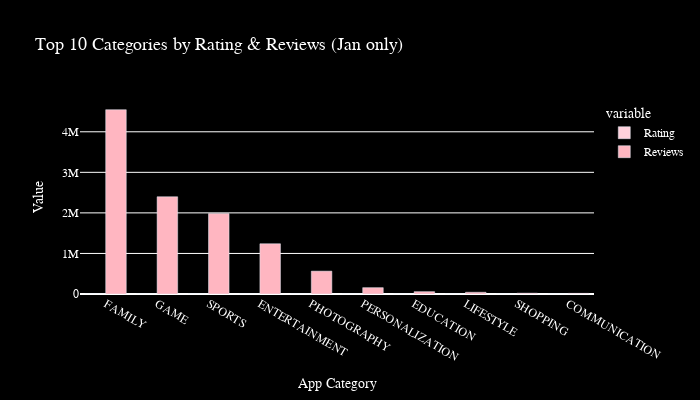
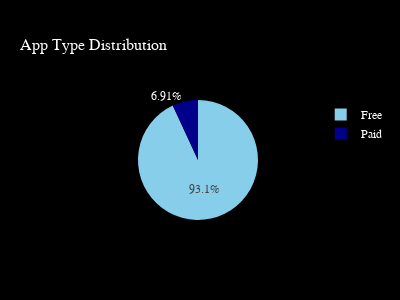
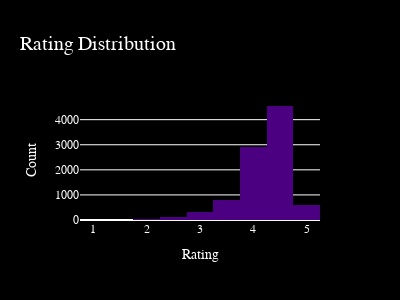

Notebook code cell kept with these figures, in order:
### Code cell
# Task 1
import pandas as pd
import numpy as np
import plotly.express as px
from datetime import datetime
import pytz
import nltk
nltk.download('vader_lexicon')
from nltk.sentiment.vader import SentimentIntensityAnalyzer


Apps_Df = pd.read_csv("Play Store Data.csv")
Review_Df = pd.read_csv("User Reviews.csv")


Apps_Df = Apps_Df.dropna(subset=['Rating'])
for column in Apps_Df.columns:
    Apps_Df[column] = Apps_Df[column].fillna(Apps_Df[column].mode()[0])

Apps_Df = Apps_Df[Apps_Df['Rating'] <= 5]
Review_Df = Review_Df.dropna(subset=['Translated_Review'])

Apps_Df['Installs'] = Apps_Df['Installs'].astype(str).str.replace(',', '').str.replace('+','', regex=False)
Apps_Df['Installs'] = pd.to_numeric(Apps_Df['Installs'], errors='coerce')
Apps_Df['Price'] = Apps_Df['Price'].astype(str).str.replace('$','', regex=False)
Apps_Df['Price'] = pd.to_numeric(Apps_Df['Price'], errors='coerce')


Merged_Df = pd.merge(Apps_Df, Review_Df, on='App', how='inner')


def convert_size(size):
    if pd.isna(size):
        return np.nan
    size = str(size)
    if 'M' in size:
        return float(size.replace('M', ''))
    elif 'K' in size:
        return float(size.replace('K', '')) / 1024
    else:
        return np.nan
Apps_Df['Size'] = Apps_Df['Size'].apply(convert_size)


Apps_Df['Reviews'] = Apps_Df['Reviews'].astype(str).str.replace(',', '')
Apps_Df['Reviews'] = pd.to_numeric(Apps_Df['Reviews'], errors='coerce')


Apps_Df['Log_installs'] = np.log1p(Apps_Df['Installs'])
Apps_Df['Log_Reviews'] = np.log1p(Apps_Df['Reviews'])

def rating_group(rating):
    if pd.isna(rating):
        return np.nan
    if rating >= 4:
        return 'Top rated app'
    elif rating >= 3:
        return 'Above average'
    elif rating >= 2:
        return 'Average'
    else:
        return 'Below average'
Apps_Df['Rating_Group'] = Apps_Df['Rating'].apply(rating_group)


Apps_Df['Revenue'] = Apps_Df['Price'] * Apps_Df['Installs']


SIA = SentimentIntensityAnalyzer()
Review_Df['sentiment_Score'] = Review_Df['Translated_Review'].apply(
    lambda x: SIA.polarity_scores(x)['compound'] if isinstance(x, str) else np.nan
)


type_counts = Apps_Df['Type'].value_counts()


Apps_Df['Last Updated'] = pd.to_datetime(Apps_Df['Last Updated'], errors='coerce')


filtered_apps = Apps_Df[
    (Apps_Df['Rating'] >= 4) &
    (Apps_Df['Size'] >= 10) &
    (Apps_Df['Last Updated'].dt.month == 1)
]


category_group = (
    filtered_apps
    .groupby('Category')
    .agg({'Rating': 'mean', 'Reviews': 'sum'})
    .sort_values('Reviews', ascending=False)
    .head(10)
)


ist = pytz.timezone('Asia/Kolkata')
now = datetime.now(ist)

if 2 <= now.hour <22:
    
    fig1 = px.bar(
        category_group.reset_index().melt(
            id_vars='Category',
            value_vars=['Rating', 'Reviews']
        ),
        x='Category',
        y='value',
        color='variable',
        barmode='group',
        title='Top 10 Categories by Rating & Reviews (Jan only)',
        color_discrete_map={'Rating':'#FFD1DC', 'Reviews':'#FFB6C1'},  # pastel pink shades
        width=700,
        height=400
    )
    fig1.update_layout(
        plot_bgcolor='black',
        paper_bgcolor='black',
        font=dict(family='Times New Roman', color='white'),
        title_font=dict(size=18, family='Times New Roman'),
        xaxis=dict(title='App Category', title_font=dict(family='Times New Roman')),
        yaxis=dict(title='Value', title_font=dict(family='Times New Roman'))
    )
    fig1.show()
else:
    print("This chart is visible only between 3 PM – 5 PM IST")

PIE_CHART = px.pie(
    values=type_counts.values,
    names=type_counts.index,
    title="App Type Distribution",
    color_discrete_sequence=['#87CEEB', '#00008B'],  # skyblue and dark blue
    width=400,
    height=300
)
PIE_CHART.update_layout(
    plot_bgcolor='black',
    paper_bgcolor='black',
    font=dict(family='Times New Roman', color='white'),
    title_font=dict(size=16, family='Times New Roman'),
    legend_font=dict(size=12, family='Times New Roman')
)
PIE_CHART.show()


HISTOGRAM = px.histogram(
    Apps_Df,
    x='Rating',
    nbins=20,
    title='Rating Distribution',
    color_discrete_sequence=['#4B0082'],  # dark violet
    width=400,
    height=300
)
HISTOGRAM.update_layout(
    plot_bgcolor='black',
    paper_bgcolor='black',
    font=dict(family='Times New Roman', color='white'),
    title_font=dict(size=20, family='Times New Roman'),
    xaxis=dict(title='Rating', title_font=dict(family='Times New Roman')),
    yaxis=dict(title='Count', title_font=dict(family='Times New Roman'))
)
HISTOGRAM.show()

### Figure 1 — Plotly figure (JSON) as saved in the notebook; plotly's stock layout.template omitted (floating-point values rounded to 4 significant figures)
{"data": [{"alignmentgroup": "True", "hovertemplate": "variable=Rating<br>Category=%{x}<br>value=%{y}<extra></extra>", "legendgroup": "Rating", "marker": {"color": "#FFD1DC", "pattern": {"shape": ""}}, "name": "Rating", "offsetgroup": "Rating", "orientation": "v", "showlegend": true, "textposition": "auto", "type": "bar", "x": ["FAMILY", "GAME", "SPORTS", "ENTERTAINMENT", "PHOTOGRAPHY", "PERSONALIZATION", "EDUCATION", "LIFESTYLE", "SHOPPING", "COMMUNICATION"], "xaxis": "x", "y": [4.395, 4.313, 4.343, 4.25, 4.15, 4.475, 4.4, 4.38, 4.2, 4.2], "yaxis": "y"}, {"alignmentgroup": "True", "hovertemplate": "variable=Reviews<br>Category=%{x}<br>value=%{y}<extra></extra>", "legendgroup": "Reviews", "marker": {"color": "#FFB6C1", "pattern": {"shape": ""}}, "name": "Reviews", "offsetgroup": "Reviews", "orientation": "v", "showlegend": true, "textposition": "auto", "type": "bar", "x": ["FAMILY", "GAME", "SPORTS", "ENTERTAINMENT", "PHOTOGRAPHY", "PERSONALIZATION", "EDUCATION", "LIFESTYLE", "SHOPPING", "COMMUNICATION"], "xaxis": "x", "y": [4545000.0, 2398000.0, 1982000.0, 1239000.0, 563700.0, 156000.0, 57640.0, 42810.0, 19950.0, 15290.0], "yaxis": "y"}], "layout": {"barmode": "group", "font": {"color": "white", "family": "Times New Roman"}, "height": 400, "legend": {"title": {"text": "variable"}, "tracegroupgap": 0}, "paper_bgcolor": "black", "plot_bgcolor": "black", "title": {"font": {"family": "Times New Roman", "size": 18}, "text": "Top 10 Categories by Rating & Reviews (Jan only)"}, "width": 700, "xaxis": {"anchor": "y", "domain": [0, 1], "title": {"font": {"family": "Times New Roman"}, "text": "App Category"}}, "yaxis": {"anchor": "x", "domain": [0, 1], "title": {"font": {"family": "Times New Roman"}, "text": "Value"}}}}

### Figure 2 — Plotly figure (JSON) as saved in the notebook; plotly's stock layout.template omitted (floating-point values rounded to 4 significant figures)
{"data": [{"domain": {"x": [0, 1], "y": [0, 1]}, "hovertemplate": "label=%{label}<br>value=%{value}<extra></extra>", "labels": ["Free", "Paid"], "legendgroup": "", "name": "", "showlegend": true, "type": "pie", "values": [8719, 647]}], "layout": {"font": {"color": "white", "family": "Times New Roman"}, "height": 300, "legend": {"font": {"family": "Times New Roman", "size": 12}, "tracegroupgap": 0}, "paper_bgcolor": "black", "piecolorway": ["#87CEEB", "#00008B"], "plot_bgcolor": "black", "title": {"font": {"family": "Times New Roman", "size": 16}, "text": "App Type Distribution"}, "width": 400}}

### Figure 3 — Plotly figure (JSON) as saved in the notebook; plotly's stock layout.template omitted (floating-point values rounded to 4 significant figures; data arrays with more than 128 entries replaced by an {"elided": "..."} marker saying what was removed)
{"data": [{"bingroup": "x", "hovertemplate": "Rating=%{x}<br>count=%{y}<extra></extra>", "legendgroup": "", "marker": {"color": "#4B0082", "pattern": {"shape": ""}}, "name": "", "nbinsx": 20, "orientation": "v", "showlegend": false, "type": "histogram", "x": {"elided": "9366 float values"}, "xaxis": "x", "yaxis": "y"}], "layout": {"barmode": "relative", "font": {"color": "white", "family": "Times New Roman"}, "height": 300, "legend": {"tracegroupgap": 0}, "paper_bgcolor": "black", "plot_bgcolor": "black", "title": {"font": {"family": "Times New Roman", "size": 20}, "text": "Rating Distribution"}, "width": 400, "xaxis": {"anchor": "y", "domain": [0, 1], "title": {"font": {"family": "Times New Roman"}, "text": "Rating"}}, "yaxis": {"anchor": "x", "domain": [0, 1], "title": {"font": {"family": "Times New Roman"}, "text": "Count"}}}}
